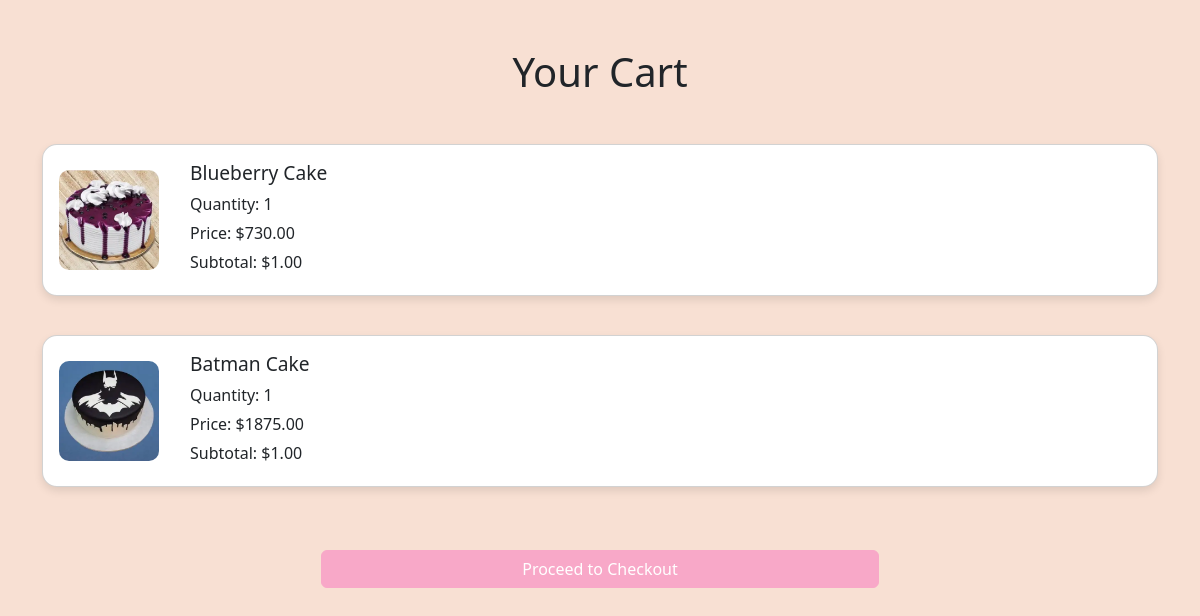
Page /cart/ (signed in) on the earlier database version.
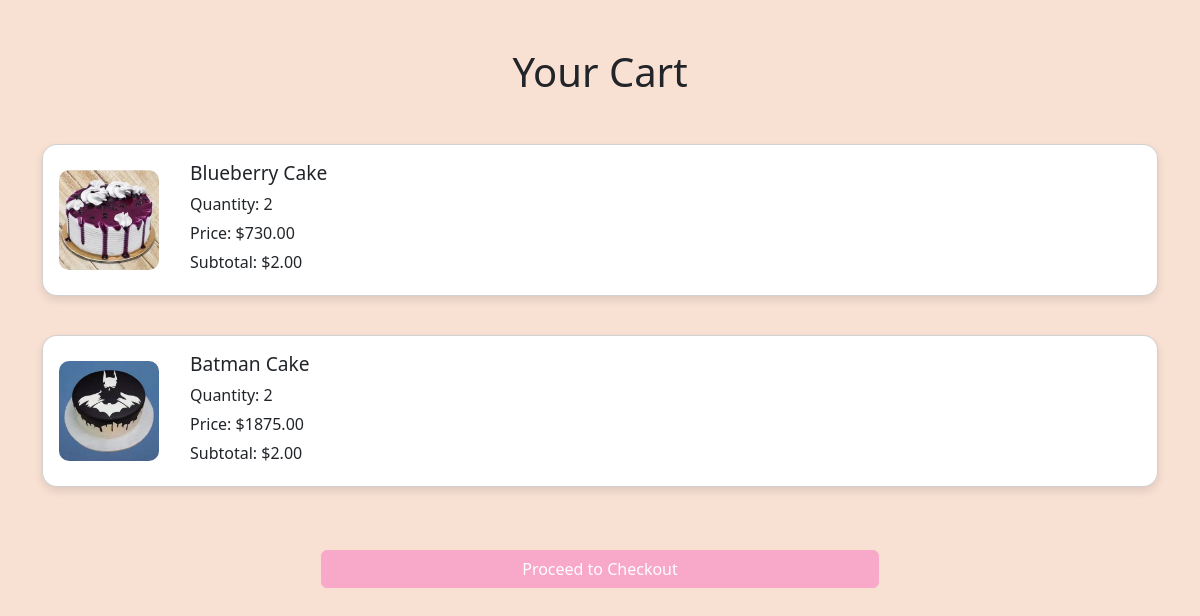
Same page on the later database version.
### FreshShopapp/models.py (models this page shows, shortened)
class CartItem(models.Model):
    cart = models.ForeignKey(Cart, on_delete=models.CASCADE)
    product = models.ForeignKey(Product, on_delete=models.CASCADE)
    quantity = models.PositiveIntegerField(default=1)

class Product(models.Model):
    name = models.CharField(max_length=100)
    description = models.TextField()
    price = models.DecimalField(max_digits=10, decimal_places=2)
    image = models.ImageField(upload_to='products/')

### FreshShopapp/views.py (the view)
# urls.py: path('cart/', views.view_cart, name='view_cart'),
@never_cache
@login_required
def view_cart(request):
    cart, created = Cart.objects.get_or_create(user=request.user)
    cart_items = CartItem.objects.filter(cart=cart)
    return render(request, 'view_cart.html', {'cart_items': cart_items})

### FreshShopapp/templates/view_cart.html (shortened to what this page needs)
<!DOCTYPE html>
<html lang="en">
<head>
    <link href="https://cdn.jsdelivr.net/npm/bootstrap@5.3.2/dist/css/bootstrap.min.css" rel="stylesheet">
</head>
<body>
    <div class="container py-5">
        <h1 class="text-center mb-5">Your Cart</h1>
        <div class="row">
            {% for item in cart_items %}
                <div class="col-md-12 mb-4">
                    <div class="card cart-item">
                        <div class="card-body d-flex align-items-center">
                            <img src="{{ item.product.image.url }}" alt="{{ item.product.name }}" width="100" class="img-fluid">
                            <div class="ms-3">
                                <h2>{{ item.product.name }}</h2>
                                <p>Quantity: {{ item.quantity }}</p>
                                <p>Price: ${{ item.product.price }}</p>
                                <p>Subtotal: ${{ item.quantity|floatformat:2 }}</p>
                            </div>
                        </div>
                    </div>
                </div>
            {% endfor %}
        </div>
        <div class="text-center mt-4">
            <a href="{% url 'checkout' %}" class="btn btn-primary w-50">Proceed to Checkout</a>
        </div>
    </div>
</body>
</html>

### FreshShopapp/templates/view_cart.html (style rules this page uses)
body { background-color: #f8e0d3; }
.card { border-radius: 15px; box-shadow: 0 4px 8px rgba(0, 0, 0, 0.1); margin-bottom: 20px; }
.btn-primary { background-color: #f8a8c8; border-color: #f8a8c8; }
.cart-item { margin-bottom: 15px; }
.cart-item img { border-radius: 10px; margin-right: 15px; }
.cart-item h2 { font-size: 1.2em; }
.cart-item p { margin: 5px 0; }

Differences in the rows shown:
changed CartItem "Blueberry Cake": quantity "1" → "2"; quantity "1.00" → "2.00"
changed CartItem "Batman Cake": quantity "1" → "2"; quantity "1.00" → "2.00"
